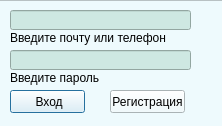
<?xml version="1.0" encoding="UTF-8"?>
<ui version="4.0">
 <class>Dialog</class>
 <widget class="QDialog" name="Dialog">
  <property name="geometry">
   <rect>
    <x>0</x>
    <y>0</y>
    <width>222</width>
    <height>126</height>
   </rect>
  </property>
  <property name="windowTitle">
   <string>Dialog</string>
  </property>
  <property name="styleSheet">
   <string notr="true">background-color: rgb(71, 147, 170);
</string>
  </property>
  <widget class="QFrame" name="frame">
   <property name="geometry">
    <rect>
     <x>-10</x>
     <y>0</y>
     <width>401</width>
     <height>221</height>
    </rect>
   </property>
   <property name="styleSheet">
    <string notr="true">background-color: rgb(238, 250, 253);</string>
   </property>
   <property name="frameShape">
    <enum>QFrame::StyledPanel</enum>
   </property>
   <property name="frameShadow">
    <enum>QFrame::Raised</enum>
   </property>
   <widget class="QLineEdit" name="lineEdit">
    <property name="geometry">
     <rect>
      <x>20</x>
      <y>10</y>
      <width>181</width>
      <height>20</height>
     </rect>
    </property>
    <property name="styleSheet">
     <string notr="true">background-color: rgb(206, 232, 226)</string>
    </property>
   </widget>
   <widget class="QLineEdit" name="lineEdit_3">
    <property name="geometry">
     <rect>
      <x>20</x>
      <y>50</y>
      <width>181</width>
      <height>20</height>
     </rect>
    </property>
    <property name="styleSheet">
     <string notr="true">background-color: rgb(206, 232, 226)</string>
    </property>
   </widget>
   <widget class="QLabel" name="label">
    <property name="geometry">
     <rect>
      <x>20</x>
      <y>30</y>
      <width>161</width>
      <height>16</height>
     </rect>
    </property>
    <property name="text">
     <string>Введите почту или телефон</string>
    </property>
   </widget>
   <widget class="QLabel" name="label_4">
    <property name="geometry">
     <rect>
      <x>20</x>
      <y>70</y>
      <width>141</width>
      <height>16</height>
     </rect>
    </property>
    <property name="text">
     <string>Введите пароль</string>
    </property>
   </widget>
   <widget class="QPushButton" name="pushButton">
    <property name="geometry">
     <rect>
      <x>20</x>
      <y>90</y>
      <width>75</width>
      <height>23</height>
     </rect>
    </property>
    <property name="text">
     <string> Вход</string>
    </property>
   </widget>
   <widget class="QPushButton" name="pushButton_2">
    <property name="geometry">
     <rect>
      <x>120</x>
      <y>90</y>
      <width>75</width>
      <height>23</height>
     </rect>
    </property>
    <property name="text">
     <string>Регистрация</string>
    </property>
   </widget>
  </widget>
 </widget>
 <resources/>
 <connections/>
</ui>
